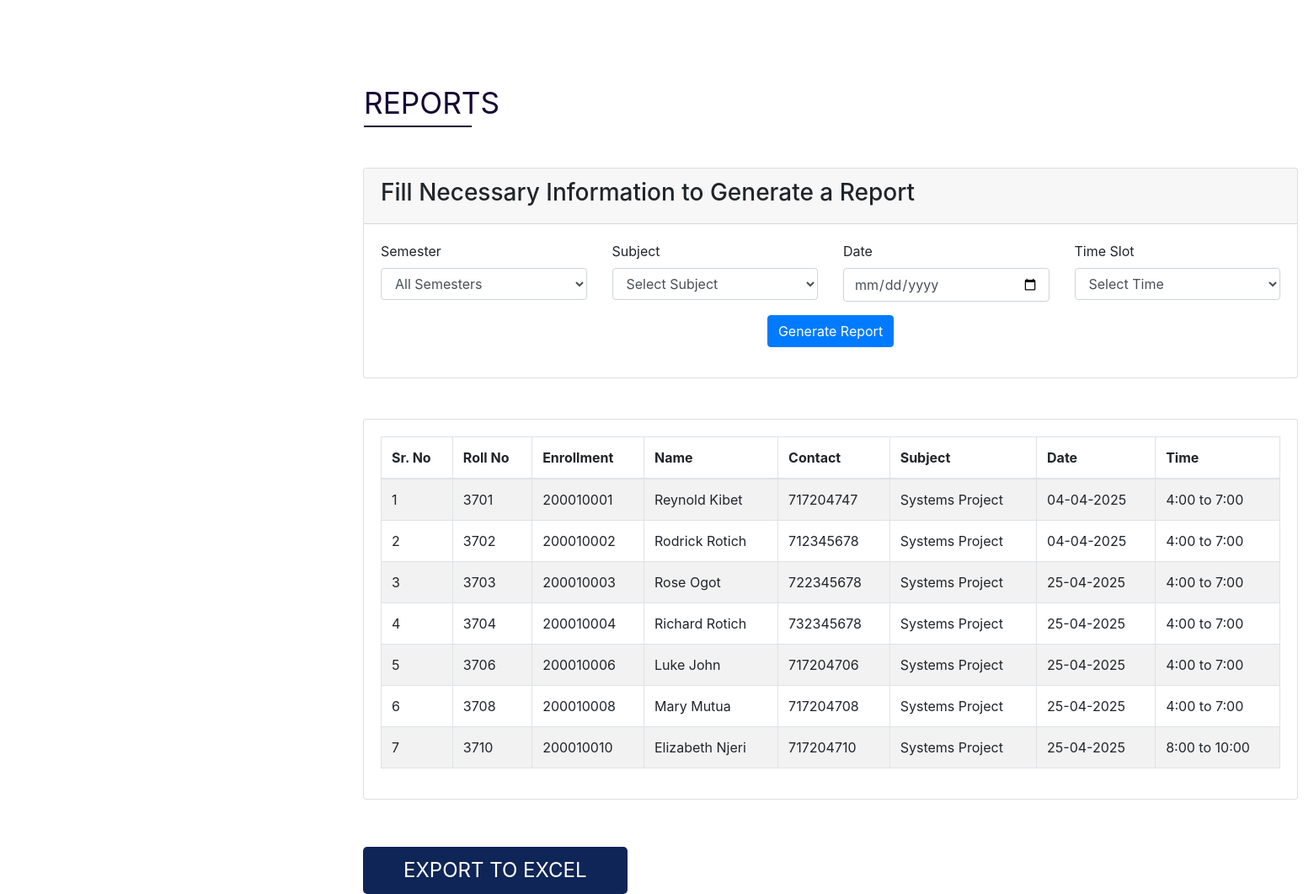
The app's page /improved-reports.php?r-subject=Systems Project with its own data.
### tables this page shows
CREATE TABLE `student` (
  `s_id` int(5) NOT NULL,
  `roll_no` int(10) NOT NULL,
  `enroll_no` bigint(15) NOT NULL,
  `name` varchar(50) NOT NULL,
  `contact` int(12) NOT NULL,
  `password` varchar(255) DEFAULT NULL,
  `semester` int(11) DEFAULT 0,
  `biometric_template` text DEFAULT NULL,
  `facial_template` text DEFAULT NULL,
  `pin_hash` varchar(255) DEFAULT NULL,
  `has_fingerprint_scanner` enum('yes','no') NOT NULL DEFAULT 'no',
  `webauthn_credential` text DEFAULT NULL
);

CREATE TABLE `present_table` (
  `record_id` int(11) NOT NULL,
  `semester` int(5) NOT NULL,
  `id` varchar(20) NOT NULL,
  `subject` varchar(25) NOT NULL,
  `date` varchar(20) NOT NULL,
  `day` varchar(20) NOT NULL,
  `time` varchar(20) NOT NULL
);

### improved-reports.php (the view, shortened to what this page needs)
<!DOCTYPE html>
<html>
<head>
    <link rel="stylesheet" href="https://cdn.jsdelivr.net/npm/bootstrap@4.0.0/dist/css/bootstrap.min.css">
</head>
<body>
    <div class="page-title">
        REPORTS
    </div>
    <div class="container">
        <div class="row justify-content-center">
            <div class="col-md-12">
                <div class="card mt-5">
                    <div class="card-header">
                        <h3>Fill Necessary Information to Generate a Report</h3>
                    </div>
                    <div class="card-body">
                        <form action="" method="get">
                            <div class="row">
                                <div class="col-md-3">
                                    <div class="form-group">
                                        <label>Semester</label>
                                        <select name="r-class" id="r-class" class="form-control">
                                            <option value="0">All Semesters</option>
                                        </select>
                                    </div>
                                </div>
                                <div class="col-md-3">
                                    <div class="form-group">
                                        <label>Subject</label>
                                        <select name="r-subject" id="r-subject" class="form-control">
                                            <option value="">Select Subject</option>
                                        </select>
                                    </div>
                                </div>
                                <div class="col-md-3">
                                    <div class="form-group">
                                        <label>Date</label>
                                        <input type="date" name="r-date" class="form-control">
                                    </div>
                                </div>
                                <div class="col-md-3">
                                    <div class="form-group">
                                        <label>Time Slot</label>
                                        <select name="r-time" id="r-time" class="form-control">
                                            <option value="">Select Time</option>
                                        </select>
                                    </div>
                                </div>
                                <div class="btn-1">
                                    <div class="col-md-4">
                                        <div class="form-group">
                                            <button type="submit" class="btn btn-primary">Generate Report</button>
                                        </div>
                                    </div>
                                </div>
                            </div>
                        </form>
                    </div>
                </div>
                <div class="card mt-5">
                    <div class="card-body">
                        <table class="table table-bordered table-striped" id="reportTable">
                            <thead>
                                <tr>
                                    <th>Sr. No</th>
                                    <th>Roll No</th>
                                    <th>Enrollment</th>
                                    <th>Name</th>
                                    <th>Contact</th>
                                    <th>Subject</th>
                                    <th>Date</th>
                                    <th>Time</th>
                                </tr>
                            </thead>
                            <tbody>
                                <?php
                                $servername = "localhost";
                                $username = "root";
                                $password = "";
                                $dbname = "cpp";
                                $con = mysqli_connect($servername, $username, $password, $dbname);
                                if(isset($_GET['r-subject']) || isset($_GET['r-date']) || isset($_GET['r-time'])) {
                                    $conditions = array();
                                    $params = array();
                                    if (!empty($_GET['r-subject'])) {
                                        $r_subject = $_GET['r-subject'];
                                        $conditions[] = "present_table.subject LIKE ?";
                                        $params[] = "%$r_subject%";
                                    }
                                    $where_clause = "";
                                    if (!empty($conditions)) {
                                        $where_clause = "WHERE " . implode(" AND ", $conditions);
                                    }
                                    $query = "SELECT student.s_id, student.roll_no, student.enroll_no, student.name, student.contact,
                                            present_table.subject, present_table.date, present_table.time
                                            FROM student
                                            JOIN present_table ON student.s_id = present_table.id
                                            $where_clause
                                            ORDER BY student.s_id";
                                    $stmt = $con->prepare($query);
                                    if (!empty($params)) {
                                        $types = str_repeat("s", count($params));
                                        $stmt->bind_param($types, ...$params);
                                    }
                                    $stmt->execute();
                                    $result = $stmt->get_result();
                                    if ($result->num_rows > 0) {
                                        $slot_time = ['8:00 to 10:00', '10:00 to 1:00', '1:00 to 4:00', '4:00 to 7:00'];
                                        $count = 1;
                                        while ($row = $result->fetch_assoc()) {
                                            $time_slot = $slot_time[$row['time'] - 1];
                                            ?>
                                            <tr>
                                                <td><?= $count++ ?></td>
                                                <td><?= $row['roll_no'] ?></td>
                                                <td><?= $row['enroll_no'] ?></td>
                                                <td><?= $row['name'] ?></td>
                                                <td><?= $row['contact'] ?></td>
                                                <td><?= $row['subject'] ?></td>
                                                <td><?= $row['date'] ?></td>
                                                <td><?= $time_slot ?></td>
                                            </tr>
                                            <?php
                                        }
                                    }
                                }
                                ?>
                            </tbody>
                        </table>
                    </div>
                </div>
                <?php if(isset($_GET['r-subject']) || isset($_GET['r-date']) || isset($_GET['r-time'])): ?>
                <div class="export">
                    <button id="exportBtn">EXPORT TO EXCEL</button>
                </div>
                <?php endif; ?>
            </div>
        </div>
    </div>
</body>
</html>

### improved-reports.php (style rules this page uses)
:root { --bgcolor-1: #150734; --bgcolor-2: #0F2557; --maincolor: #000000; }
.page-title { margin-left: 27rem; margin-top: 6rem; font-size: 2.2rem; color: var(--bgcolor-1); border-bottom: 2px solid var(--bgcolor-1); width: 8rem; }
.container { margin-left: 26rem; }
.btn-1 { margin: auto; }
.export { margin-top: 2rem; }
.export button { background-color: #0f2557; color: white; border: none; font-size: 1.5rem; margin-top: 1.5rem; padding: .6rem 3rem; border-radius: 5px; cursor: pointer; }

### records on screen
student: roll_no "3701", enroll_no "200010001", name "Reynold Kibet", contact "717204747", present_table.subject "Systems Project", present_table.date "04-04-2025", present_table.time "4:00 to 7:00"
student: roll_no "3702", enroll_no "200010002", name "Rodrick Rotich", contact "712345678", present_table.subject "Systems Project", present_table.date "04-04-2025", present_table.time "4:00 to 7:00"
student: roll_no "3703", enroll_no "200010003", name "Rose Ogot", contact "722345678", present_table.subject "Systems Project", present_table.date "25-04-2025", present_table.time "4:00 to 7:00"
student: roll_no "3704", enroll_no "200010004", name "Richard Rotich", contact "732345678", present_table.subject "Systems Project", present_table.date "25-04-2025", present_table.time "4:00 to 7:00"
student: roll_no "3706", enroll_no "200010006", name "Luke John", contact "717204706", present_table.subject "Systems Project", present_table.date "25-04-2025", present_table.time "4:00 to 7:00"
student: roll_no "3708", enroll_no "200010008", name "Mary Mutua", contact "717204708", present_table.subject "Systems Project", present_table.date "25-04-2025", present_table.time "4:00 to 7:00"
student: roll_no "3710", enroll_no "200010010", name "Elizabeth Njeri", contact "717204710", present_table.subject "Systems Project", present_table.date "25-04-2025", present_table.time "8:00 to 10:00"
